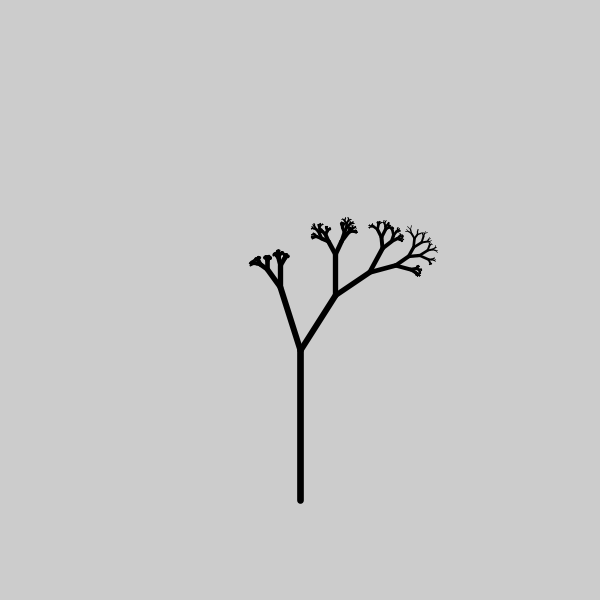
Frame 1 (no input)
Frame 60 (the mouse pressed at the canvas centre just before this capture): identical to frame 1, image omitted
Frame 120 (the mouse held since frame 60 and released just before this capture): identical to frame 1, image omitted

The Processing sketch that drew this single still picture (run headless with seeded random() and noise(); from frame 60 on, the mouse is pressed at the canvas centre):

// Processing sketch: arbol
// ── arbol.pde
void setup(){
  size(600,600);
  arbol(300,500,150,270,10);
}

void draw(){
  
}

void arbol(float x, float y, float lar,float ang,int v){
  float x1 = x + lar * cos(radians(ang));
  float y1 = y + lar * sin(radians(ang));
  strokeWeight(v/1.5);
  line(x,y,x1,y1);
  if (v > 1){
     lar /= random(10,30)/10;
     arbol(x1,y1,lar,ang-random(10,40),v-1);
     arbol(x1,y1,lar,ang+random(10,40),v-1);
  }
}
